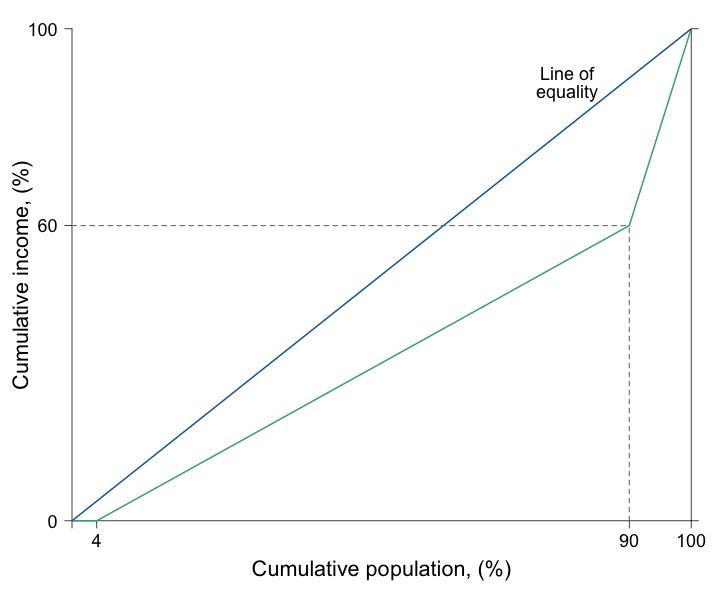

Source code (R):
# Graph Designer: Scott Cohn + Simon Halliday

library(shape)
library(pBrackets)
#pdf(file = "capitalism/lorenz_wage_quiz.pdf", width = 10, height = 8)
jpeg(file = "capitalism/lorenz_wage_quiz2.jpg", width = 6*120, height = 5*120)


#Set parameters for graphics
pointsize <- 1.8
axislabelsize <- 1.8
labelsize <- 1.5
namesize <- 1.8
annotatesize <- 1.5
graphlinewidth <- 2
segmentlinewidth <- 1.5


COL <- c("#7fc97f", "#beaed4", "#fdc086", "#ffff99", "#386cb0", "#f0027f", "#bf5b17", "#666666")
COLA <- c("#e0f3db", "#99d8c9","#66c2a4","#41ae76", "#238b45", "#005824")
COLB <- c("#c6dbef", "#4eb3d3", "#2b8cbe", "#0868ac","#084081")
COLC <- c("#fcfbfd", "#efedf5", "#dadaeb", "#bcbddc", "#9e9ac8", "#807dba", "#6a51a3", "#54278f", "#3f007d")
grays <- gray.colors(25, start = 1, end = 0, alpha = 1)

#Edited the margins to cater for the larger LHS labels
par(mar =  c(5.5, 5, 2, 2))


#Add limits on axes and levels of utility for each indifference curve
ylims <- c(0, 1)
xlims <- c(0, 1)

npts <- 501 
x <- seq(xlims[1], xlims[2], length.out = npts)
y <- seq(ylims[1], ylims[2], length.out = npts) 

plot(0, 0, xlim = xlims, ylim = ylims, type = "n",
     xlab = expression(paste("")),
     ylab = expression(paste("")), 
     xaxt = "n", 
     yaxt = "n", 
     cex.lab = axislabelsize, 
     bty = "n", 
     xaxs = "i", 
     yaxs = "i"
)

#Calculate the Gini
#Area B:
#((0.5*(0.25*0.5)) + 0.25*0.5 + 0.5*(0.75*0.5))
#Therefore Area A: 
#0.5 - Area B
#Therefore Gini: 
# (0.5 - ((0.5*(0.25*0.5)) + 0.25*0.5 + 0.5*(0.75*0.5)))/0.5 = 0.25

ticksy <- c(ylims[1], 0.6, ylims[2])
ylabels <- c(0, expression(paste(60)), 100)
ticksx <- c(xlims[1], 0.04, 0.9, xlims[2])
xlabels <- c(NA, 4, 90,  100)
ticksy2 <- c(0,1)

axis(1,at = ticksx,  pos = 0, labels = xlabels, cex.axis = labelsize)
axis(2,at = ticksy,  pos = 0, labels = ylabels, las = 1, cex.axis = labelsize)
axis(4,at = ticksy2,  pos = 1, labels = NA, las = 1, cex.axis = labelsize)

npts <- 500 
xx1 <- seq(xlims[1], xlims[2], length.out = npts)
xx2 <- seq(0, xlims[2], length.out = npts)
xx3 <- seq(xlims[1], 0, length.out = npts)
xx4 <- seq(-11, 0, length.out = npts)

#Axis labels and draw linear utility function
#mtext(expression(paste("Cumulative population proportion, ", F(n))), side = 1, line = 2.5, cex = axislabelsize)
text(-0.08, 0.5*ylims[2], expression(paste("Cumulative income, (%)")), xpd = TRUE, cex = axislabelsize, srt = 90) 
text(0.5*xlims[2], -0.1, expression(paste("Cumulative population, (%)")), xpd = TRUE, cex = axislabelsize) 

# text(0.18, 0.7, expression(paste("Reduced")), cex = labelsize)
# text(0.18, 0.66, expression(paste("wage share")), cex = labelsize)
# Arrows(0.1, 0.74, 0.1, 0.62, col = "black", lty = 1, lwd = 1, arr.type = "triangle", arr.lwd = 0.5, code = 2)



#Shaded Areas A and B
#Area A
# xpoly1 <- c(0.04, 0.12, .3217)
# ypoly1 <- c(0, 0, 0.1966)
# polygon(x = xpoly1,
#         y = ypoly1,
#         col = COL[4], density = NULL, border = NA)
# 
# xpoly1 <- c(.3217, 0.9, 1, 0.9)
# ypoly1 <- c(0.1966, 0.6, 1, 0.76)
# polygon(x = xpoly1,
#         y = ypoly1,
#         col = COLA[1], density = NULL, border = NA)


# Lorenz curve
segments(0, 0, 0.04, 0, lty = 1, col = COLA[4], lwd = graphlinewidth, xpd = TRUE)
segments(0.04, 0, 0.9, 0.6, lty = 1, col = COLA[4], lwd = graphlinewidth)
segments(0.9, 0.6, 1, 1, lty = 1, col = COLA[4], lwd = graphlinewidth)

# segments(0, 0, 0.04, 0, lty = 1, col = COL[7], lwd = graphlinewidth)
# segments(0.04, 0, 0.9, 0.6, lty = 1, col = COL[7], lwd = graphlinewidth)
# segments(0.9, 0.6, 1, 1, lty = 1, col = COL[7], lwd = graphlinewidth)

#text(0.76, 0.46, expression(paste("New")), cex = labelsize)
#text(0.76, 0.43, expression(paste("Lorenz")), cex = labelsize)
#text(0.76, 0.395, expression(paste("curve")), cex = labelsize)

#text(0.85, 0.65, expression(paste("Old Lorenz")), cex = labelsize)
#text(0.85, 0.61, expression(paste("Curve")), cex = labelsize)

#text(0.85, 0.68, expression(paste("Old")), cex = labelsize)
#text(0.85, 0.65, expression(paste("Lorenz")), cex = labelsize)
#text(0.85, 0.62, expression(paste("curve")), cex = labelsize)






#Line of equality
segments(0, 0, 1, 1, lty = 1, col = COLB[4], lwd = graphlinewidth)
text(0.8, 0.91, expression(paste("Line of")), cex = labelsize)
text(0.8, 0.87, expression(paste("equality")), cex = labelsize)

segments(0.9, 0, 0.9, 0.6, lty = 2, col = grays[20], lwd = segmentlinewidth)
segments(0, 0.6, 0.9, 0.6, lty = 2, col = grays[20], lwd = segmentlinewidth)

# segments(0.9, 0, 0.9, 0.76, lty = 2, col = grays[20], lwd = segmentlinewidth)
# segments(0, 0.76, 0.9, 0.76, lty = 2, col = grays[20], lwd = segmentlinewidth)


#Label areas A and B
#text(0.6, 0.5, expression(paste(A)), cex = labelsize)

# text(0.6, 0.2, expression(paste(B[1])), cex = labelsize)
#text(0.6, 0.2, expression(paste(B[1])), cex = labelsize)
#text(0.95, 0.2, expression(paste(B[2])), cex = labelsize)
#text(0.95, 0.7, expression(paste(B[3])), cex = labelsize)


# text(0.9, 0.7, expression(paste(B[3])), cex = labelsize)

#Label and provide Gini value
#Bottom of frame
#segments(0.08, 0.75, 0.32, 0.75, lty = 1, col = "black" , lwd = 1)
#Top of frame
#segments(0.08, 0.85, 0.32, 0.85, lty = 1, col = "black" , lwd = 1)
#Left of frame
#segments(0.08, 0.75, 0.08, 0.85, lty = 1, col = "black" , lwd = 1)
#Right of frame
#segments(0.32, 0.75, 0.32, 0.85, lty = 1, col = "black" , lwd = 1)
#Gini equation
#text(0.2, 0.8, expression(paste(Gini == frac(A, A + B), phantom() == 0.36 )), cex = labelsize)

#brackets(x1 = 0.12, y1 = -0.07, x2 = 0.04, y2 = -0.07,  
#         ticks = 0.5, curvature = 0.5, type = 1, 
#         col = "black", lwd = 2, lty = 1, xpd = TRUE)
# Arrows(0.115, -0.02, 0.055, -0.02, col = "black", lty = 1, lwd = 1, arr.type = "triangle", arr.lwd = 0.5, code = 2, xpd = TRUE)
# text(0.08, -0.08, expression(paste("Reduced")), xpd = TRUE,  cex = labelsize)
# text(0.08, -0.12, expression(paste("unemployment")), xpd = TRUE,  cex = labelsize)


# Arrows(0.75, 0.383, 0.75, 0.5, col = "black", lty = 1, lwd = 1, arr.type = "triangle", arr.lwd = 0.5, code = 2, xpd = TRUE)
# text(0.75, 0.35, expression(paste("Increased inequality")), xpd = TRUE,  cex = labelsize)
# text(0.75, 0.32, expression(paste("due to less")), xpd = TRUE,  cex = labelsize)
# text(0.75, 0.285, expression(paste("competition")), xpd = TRUE,  cex = labelsize)
# 

# Arrows(0.25, 0.05, 0.16, 0.05, col = "black", lty = 1, lwd = 1, arr.type = "triangle", arr.lwd = 0.5, code = 2, xpd = TRUE)
# text(0.37, 0.083, expression(paste("Reduced inequality")), xpd = TRUE,  cex = labelsize)
# text(0.37, 0.055, expression(paste("due to less")), xpd = TRUE,  cex = labelsize)
# text(0.37, 0.021, expression(paste("unemployment")), xpd = TRUE,  cex = labelsize)

dev.off()
